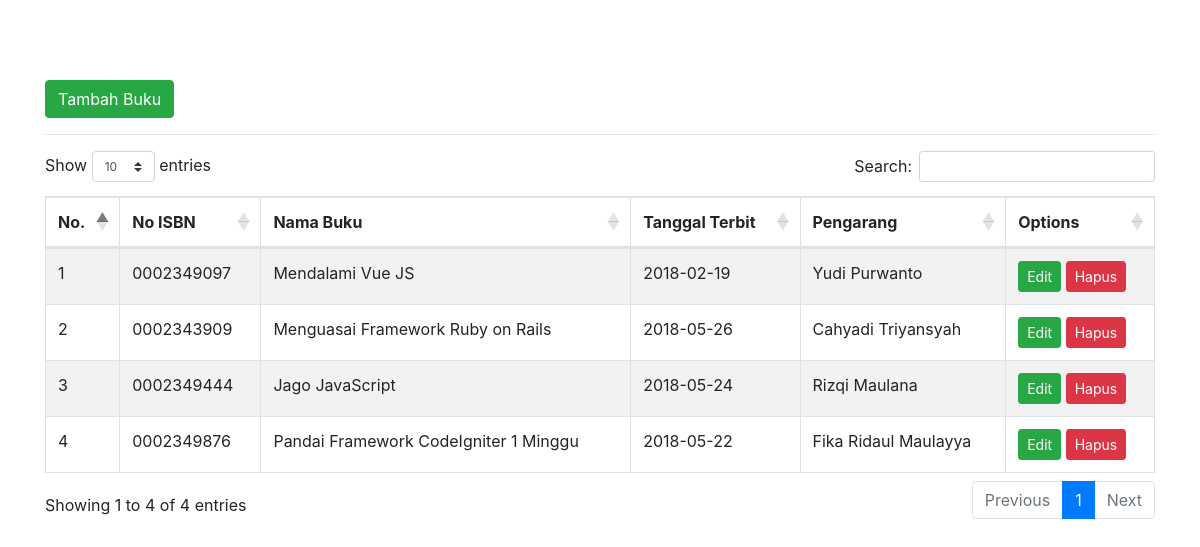
The page / on the database its author committed.
### tables this page shows
CREATE TABLE `tbl_buku` (
  `id_buku` int(11) NOT NULL,
  `no_isbn` varchar(100) NOT NULL,
  `nama_buku` varchar(100) NOT NULL,
  `tanggal_terbit` date NOT NULL,
  `pengarang` varchar(100) NOT NULL
);

### application/controllers/Buku.php (called while the page is built, shortened)
<?php
class Buku extends CI_Controller {
	public function __construct(){
		$this->load->model('model_buku');
	}
	public function index()
	{
		$data = array(
			'title' 	=> 'Data Buku',
			'data_buku'	=> $this->model_buku->get_all(),
		);
		$this->load->view('data_buku', $data);
	}
}

### index.php (called while the page is built, shortened)
<?php
require_once BASEPATH.'core/CodeIgniter.php';

### application/models/Model_buku.php (called while the page is built, shortened)
<?php
class Model_buku extends CI_model{
	public function get_all()
	{
		$query = $this->db->select("*")
				 ->from('tbl_buku')
				 ->order_by('id_buku', 'DESC')
				 ->get();
		return $query->result();
	}
}

### application/views/data_buku.php (the view, shortened to what this page needs)
<!DOCTYPE html>
<html>
<head>
	<link rel="stylesheet" type="text/css" href="https://cdnjs.cloudflare.com/ajax/libs/twitter-bootstrap/4.1.1/css/bootstrap.min.css">
	<link rel="stylesheet" type="text/css" href="https://cdn.datatables.net/1.10.16/css/dataTables.bootstrap4.min.css">
</head>
<body>
	<div class="container" style="margin-top: 80px">
		<a href="<?php echo base_url() ?>buku/tambah/" class="btn btn-md btn-success">Tambah Buku</a>
		<hr>
		<div class="table-responsive">
			<table id="table" class="table table-striped table-bordered table-hover">
			    <thead>
			      <tr>
			        <th>No.</th>
			        <th>No ISBN</th>
			        <th>Nama Buku</th>
			        <th>Tanggal Terbit</th>
			        <th>Pengarang</th>
			        <th>Options</th>
			      </tr>
			    </thead>
			    <tbody>
			    <?php
			    	$no = 1;
			    	foreach($data_buku as $hasil){
			    ?>
			      <tr>
			        <td><?php echo $no++ ?></td>
			        <td><?php echo $hasil->no_isbn ?></td>
			        <td><?php echo $hasil->nama_buku ?></td>
			        <td><?php echo $hasil->tanggal_terbit ?></td>
			        <td><?php echo $hasil->pengarang ?></td>
			        <td>
			        	<a href="<?php echo base_url() ?>buku/edit/<?php echo $hasil->id_buku ?>" class="btn btn-sm btn-success">Edit</a>
			        	<a href="<?php echo base_url() ?>buku/hapus/<?php echo $hasil->id_buku ?>" class="btn btn-sm btn-danger">Hapus</a>
			        </td>
			      </tr>
			    <?php } ?>
			    </tbody>
			  </table>
		</div>
	</div>
</body>
</html>

### rows shown on the page
tbl_buku: no_isbn "0002349097", nama_buku "Mendalami Vue JS", tanggal_terbit "2018-02-19", pengarang "Yudi Purwanto"
tbl_buku: no_isbn "0002343909", nama_buku "Menguasai Framework Ruby on Rails", tanggal_terbit "2018-05-26", pengarang "Cahyadi Triyansyah"
tbl_buku: no_isbn "0002349444", nama_buku "Jago JavaScript", tanggal_terbit "2018-05-24", pengarang "Rizqi Maulana"
tbl_buku: no_isbn "0002349876", nama_buku "Pandai Framework CodeIgniter 1 Minggu", tanggal_terbit "2018-05-22", pengarang "Fika Ridaul Maulayya"
